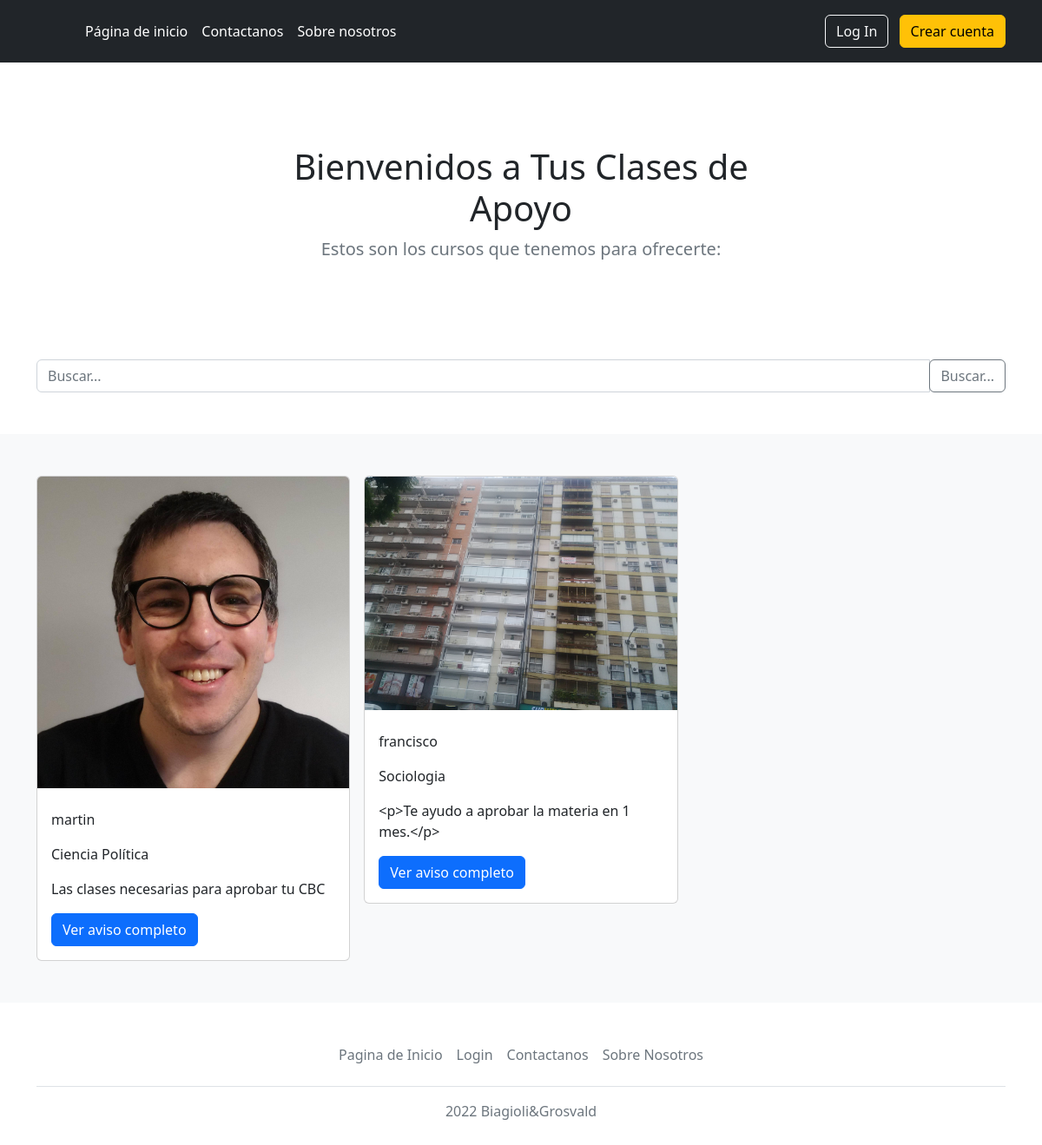
The page / on the database its author committed.
### App/models.py (models this page shows, shortened)
class Anuncio(models.Model):
    titulo = models.CharField(max_length=100)
    materia = models.CharField(max_length=180)
    autor = models.ForeignKey(
    User,
    models.SET_NULL,
    blank=True,
    null=True,
    )
    imagen = models.ImageField(upload_to="App\static", null=True, blank=True) #sacamos cuando podamos meter imagen usuario
    descripcion_clase = RichTextField()
    date_created = models.DateTimeField(default=timezone.now)
    date_updated = models.DateTimeField(default=timezone.now)

### App/views.py (the view)
# urls.py: path('', MainPageView, name="index"),
def MainPageView(request):
    queryset = request.GET.get("buscar")
    print(queryset)
    anuncios = Anuncio.objects.all()
    if queryset:
        anuncios = Anuncio.objects.filter(
            Q(materia__icontains = queryset) |
            Q(descripcion_clase__icontains = queryset)
        ).distinct()
    return render(request, "index.html", {'anuncios': anuncios})

### App/templates/App/index.html (shortened to what this page needs)
{% extends "App/base.html" %}
{% block main %}
<section class="py-5 text-center container">
  <div class="row py-lg-5">
    <div class="col-lg-6 col-md-8 mx-auto">
      <h1 class="fw-light">Bienvenidos a Tus Clases de Apoyo</h1>
      <p class="lead text-muted"> Estos son los cursos que tenemos para ofrecerte:</p>
    </div>
  </div>
</section>
<div class="container">
  <div class="row">
    <div class="col-md-12 search">
      <form method="get">
        <div id="custom-search-input">
          <div class="input-group col-md-12">
            <input type="text" class="form-control" placeholder="Buscar..." name="buscar">
            <span class="input-group-list">
              <button type="submit" class="btn btn-outline-secondary">Buscar...</button>
            </span>
          </div>
        </div>
      </form>
      </div>
    </div>
  </div>
 <br>
 <br>
 {% load static %}
 <div class="album py-5 bg-light">
  <div class="container">
    <div class="row row-cols-1 row-cols-sm-2 row-cols-md-3 g-3">
    {% for anuncio in anuncios %}
     <div class="col-md-4">
      <div class="card mb-6">
              <img class="card-img-top" src= "{{anuncio.imagen}}" >
              <div class="card-body">
                  <p class="card-text">{{ anuncio.autor }}</p>
                  <p class="card-text">{{ anuncio.materia }}</p>
                  <p class="card-text">{{ anuncio.descripcion_clase}}</p>
                  <a href="{% url 'anuncio-detalle' anuncio.id %}"
                     class="btn btn-primary">
                        Ver aviso completo
                   </a>
              </div>
          </div>
     </div>
    {% endfor %}
    </div>
  </div>
</div>
{% endblock %}

### rows shown on the page
Anuncio: imagen (picture), autor "martin", materia "Ciencia Política", descripcion_clase "Las clases necesarias para aprobar tu CBC"
Anuncio: imagen (picture), autor "francisco", materia "Sociologia", descripcion_clase "<p>Te ayudo a aprobar la materia en 1 mes.</p>"
